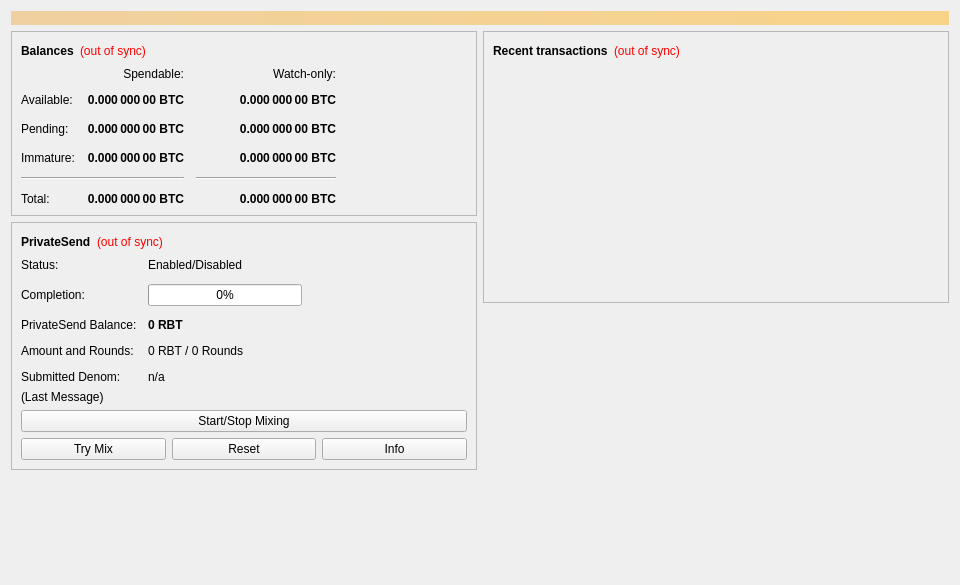
<?xml version="1.0" encoding="UTF-8"?>
<ui version="4.0">
 <class>OverviewPage</class>
 <widget class="QWidget" name="OverviewPage">
  <property name="geometry">
   <rect>
    <x>0</x>
    <y>0</y>
    <width>960</width>
    <height>585</height>
   </rect>
  </property>
  <property name="minimumSize">
   <size>
    <width>960</width>
    <height>0</height>
   </size>
  </property>
  <property name="windowTitle">
   <string>Form</string>
  </property>
  <layout class="QVBoxLayout" name="topLayout">
   <item>
    <widget class="QLabel" name="labelAlerts">
     <property name="visible">
      <bool>false</bool>
     </property>
     <property name="styleSheet">
      <string notr="true">background-color: qlineargradient(x1: 0, y1: 0, x2: 1, y2: 0, stop:0 #F0D0A0, stop:1 #F8D488); color:#000000;</string>
     </property>
     <property name="wordWrap">
      <bool>true</bool>
     </property>
     <property name="margin">
      <number>3</number>
     </property>
    </widget>
   </item>
   <item>
    <layout class="QHBoxLayout" name="horizontalLayout" stretch="1,1">
     <item>
      <layout class="QVBoxLayout" name="verticalLayout_2">
       <item>
        <widget class="QFrame" name="frame">
         <property name="frameShape">
          <enum>QFrame::StyledPanel</enum>
         </property>
         <property name="frameShadow">
          <enum>QFrame::Raised</enum>
         </property>
         <layout class="QVBoxLayout" name="verticalLayout_4">
          <item>
           <layout class="QHBoxLayout" name="horizontalLayout_4">
            <item>
             <widget class="QLabel" name="label_5">
              <property name="font">
               <font>
                <weight>75</weight>
                <bold>true</bold>
               </font>
              </property>
              <property name="text">
               <string>Balances</string>
              </property>
             </widget>
            </item>
            <item>
             <widget class="QLabel" name="labelWalletStatus">
              <property name="toolTip">
               <string>The displayed information may be out of date. Your wallet automatically synchronizes with the Rabbit network after a connection is established, but this process has not completed yet.</string>
              </property>
              <property name="styleSheet">
               <string notr="true">QLabel { color: red; }</string>
              </property>
              <property name="text">
               <string notr="true">(out of sync)</string>
              </property>
              <property name="alignment">
               <set>Qt::AlignLeading|Qt::AlignLeft|Qt::AlignVCenter</set>
              </property>
             </widget>
            </item>
            <item>
             <spacer name="horizontalSpacer_3">
              <property name="orientation">
               <enum>Qt::Horizontal</enum>
              </property>
              <property name="sizeHint" stdset="0">
               <size>
                <width>40</width>
                <height>20</height>
               </size>
              </property>
             </spacer>
            </item>
           </layout>
          </item>
          <item>
           <layout class="QGridLayout" name="gridLayout">
            <property name="spacing">
             <number>12</number>
            </property>
            <item row="2" column="2">
             <widget class="QLabel" name="labelWatchPending">
              <property name="font">
               <font>
                <weight>75</weight>
                <bold>true</bold>
               </font>
              </property>
              <property name="cursor">
               <cursorShape>IBeamCursor</cursorShape>
              </property>
              <property name="toolTip">
               <string>Unconfirmed transactions to watch-only addresses</string>
              </property>
              <property name="text">
               <string notr="true">0.000 000 00 BTC</string>
              </property>
              <property name="alignment">
               <set>Qt::AlignRight|Qt::AlignTrailing|Qt::AlignVCenter</set>
              </property>
              <property name="textInteractionFlags">
               <set>Qt::LinksAccessibleByMouse|Qt::TextSelectableByKeyboard|Qt::TextSelectableByMouse</set>
              </property>
             </widget>
            </item>
            <item row="2" column="1">
             <widget class="QLabel" name="labelUnconfirmed">
              <property name="font">
               <font>
                <weight>75</weight>
                <bold>true</bold>
               </font>
              </property>
              <property name="cursor">
               <cursorShape>IBeamCursor</cursorShape>
              </property>
              <property name="toolTip">
               <string>Total of transactions that have yet to be confirmed, and do not yet count toward the spendable balance</string>
              </property>
              <property name="text">
               <string notr="true">0.000 000 00 BTC</string>
              </property>
              <property name="alignment">
               <set>Qt::AlignRight|Qt::AlignTrailing|Qt::AlignVCenter</set>
              </property>
              <property name="textInteractionFlags">
               <set>Qt::LinksAccessibleByMouse|Qt::TextSelectableByKeyboard|Qt::TextSelectableByMouse</set>
              </property>
             </widget>
            </item>
            <item row="3" column="2">
             <widget class="QLabel" name="labelWatchImmature">
              <property name="font">
               <font>
                <weight>75</weight>
                <bold>true</bold>
               </font>
              </property>
              <property name="cursor">
               <cursorShape>IBeamCursor</cursorShape>
              </property>
              <property name="toolTip">
               <string>Mined balance in watch-only addresses that has not yet matured</string>
              </property>
              <property name="text">
               <string notr="true">0.000 000 00 BTC</string>
              </property>
              <property name="alignment">
               <set>Qt::AlignRight|Qt::AlignTrailing|Qt::AlignVCenter</set>
              </property>
              <property name="textInteractionFlags">
               <set>Qt::LinksAccessibleByMouse|Qt::TextSelectableByKeyboard|Qt::TextSelectableByMouse</set>
              </property>
             </widget>
            </item>
            <item row="4" column="0" colspan="2">
             <widget class="Line" name="lineSpendableBalance">
              <property name="orientation">
               <enum>Qt::Horizontal</enum>
              </property>
             </widget>
            </item>
            <item row="4" column="2">
             <widget class="Line" name="lineWatchBalance">
              <property name="sizePolicy">
               <sizepolicy hsizetype="Preferred" vsizetype="Fixed">
                <horstretch>0</horstretch>
                <verstretch>0</verstretch>
               </sizepolicy>
              </property>
              <property name="minimumSize">
               <size>
                <width>140</width>
                <height>0</height>
               </size>
              </property>
              <property name="orientation">
               <enum>Qt::Horizontal</enum>
              </property>
             </widget>
            </item>
            <item row="5" column="0">
             <widget class="QLabel" name="labelTotalText">
              <property name="text">
               <string>Total:</string>
              </property>
             </widget>
            </item>
            <item row="3" column="1">
             <widget class="QLabel" name="labelImmature">
              <property name="font">
               <font>
                <weight>75</weight>
                <bold>true</bold>
               </font>
              </property>
              <property name="cursor">
               <cursorShape>IBeamCursor</cursorShape>
              </property>
              <property name="toolTip">
               <string>Mined balance that has not yet matured</string>
              </property>
              <property name="text">
               <string notr="true">0.000 000 00 BTC</string>
              </property>
              <property name="alignment">
               <set>Qt::AlignRight|Qt::AlignTrailing|Qt::AlignVCenter</set>
              </property>
              <property name="textInteractionFlags">
               <set>Qt::LinksAccessibleByMouse|Qt::TextSelectableByKeyboard|Qt::TextSelectableByMouse</set>
              </property>
             </widget>
            </item>
            <item row="2" column="3">
             <spacer name="horizontalSpacer_2">
              <property name="orientation">
               <enum>Qt::Horizontal</enum>
              </property>
              <property name="sizeHint" stdset="0">
               <size>
                <width>40</width>
                <height>20</height>
               </size>
              </property>
             </spacer>
            </item>
            <item row="3" column="0">
             <widget class="QLabel" name="labelImmatureText">
              <property name="text">
               <string>Immature:</string>
              </property>
             </widget>
            </item>
            <item row="5" column="1">
             <widget class="QLabel" name="labelTotal">
              <property name="font">
               <font>
                <weight>75</weight>
                <bold>true</bold>
               </font>
              </property>
              <property name="cursor">
               <cursorShape>IBeamCursor</cursorShape>
              </property>
              <property name="toolTip">
               <string>Your current total balance</string>
              </property>
              <property name="text">
               <string notr="true">0.000 000 00 BTC</string>
              </property>
              <property name="alignment">
               <set>Qt::AlignRight|Qt::AlignTrailing|Qt::AlignVCenter</set>
              </property>
              <property name="textInteractionFlags">
               <set>Qt::LinksAccessibleByMouse|Qt::TextSelectableByKeyboard|Qt::TextSelectableByMouse</set>
              </property>
             </widget>
            </item>
            <item row="5" column="2">
             <widget class="QLabel" name="labelWatchTotal">
              <property name="font">
               <font>
                <weight>75</weight>
                <bold>true</bold>
               </font>
              </property>
              <property name="cursor">
               <cursorShape>IBeamCursor</cursorShape>
              </property>
              <property name="toolTip">
               <string>Current total balance in watch-only addresses</string>
              </property>
              <property name="text">
               <string notr="true">0.000 000 00 BTC</string>
              </property>
              <property name="alignment">
               <set>Qt::AlignRight|Qt::AlignTrailing|Qt::AlignVCenter</set>
              </property>
              <property name="textInteractionFlags">
               <set>Qt::LinksAccessibleByMouse|Qt::TextSelectableByKeyboard|Qt::TextSelectableByMouse</set>
              </property>
             </widget>
            </item>
            <item row="0" column="2">
             <widget class="QLabel" name="labelWatchonly">
              <property name="text">
               <string>Watch-only:</string>
              </property>
              <property name="alignment">
               <set>Qt::AlignRight|Qt::AlignTrailing|Qt::AlignVCenter</set>
              </property>
             </widget>
            </item>
            <item row="1" column="0">
             <widget class="QLabel" name="labelBalanceText">
              <property name="text">
               <string>Available:</string>
              </property>
             </widget>
            </item>
            <item row="1" column="1">
             <widget class="QLabel" name="labelBalance">
              <property name="font">
               <font>
                <weight>75</weight>
                <bold>true</bold>
               </font>
              </property>
              <property name="cursor">
               <cursorShape>IBeamCursor</cursorShape>
              </property>
              <property name="toolTip">
               <string>Your current spendable balance</string>
              </property>
              <property name="text">
               <string notr="true">0.000 000 00 BTC</string>
              </property>
              <property name="alignment">
               <set>Qt::AlignRight|Qt::AlignTrailing|Qt::AlignVCenter</set>
              </property>
              <property name="textInteractionFlags">
               <set>Qt::LinksAccessibleByMouse|Qt::TextSelectableByKeyboard|Qt::TextSelectableByMouse</set>
              </property>
             </widget>
            </item>
            <item row="1" column="2">
             <widget class="QLabel" name="labelWatchAvailable">
              <property name="font">
               <font>
                <weight>75</weight>
                <bold>true</bold>
               </font>
              </property>
              <property name="cursor">
               <cursorShape>IBeamCursor</cursorShape>
              </property>
              <property name="toolTip">
               <string>Your current balance in watch-only addresses</string>
              </property>
              <property name="text">
               <string notr="true">0.000 000 00 BTC</string>
              </property>
              <property name="alignment">
               <set>Qt::AlignRight|Qt::AlignTrailing|Qt::AlignVCenter</set>
              </property>
              <property name="textInteractionFlags">
               <set>Qt::LinksAccessibleByMouse|Qt::TextSelectableByKeyboard|Qt::TextSelectableByMouse</set>
              </property>
             </widget>
            </item>
            <item row="2" column="0">
             <widget class="QLabel" name="labelPendingText">
              <property name="text">
               <string>Pending:</string>
              </property>
             </widget>
            </item>
            <item row="0" column="1">
             <widget class="QLabel" name="labelSpendable">
              <property name="text">
               <string>Spendable:</string>
              </property>
              <property name="alignment">
               <set>Qt::AlignRight|Qt::AlignTrailing|Qt::AlignVCenter</set>
              </property>
             </widget>
            </item>
           </layout>
          </item>
         </layout>
        </widget>
       </item>
       <item>
        <widget class="QFrame" name="framePrivateSend">
         <property name="layoutDirection">
          <enum>Qt::LeftToRight</enum>
         </property>
         <property name="frameShape">
          <enum>QFrame::StyledPanel</enum>
         </property>
         <property name="frameShadow">
          <enum>QFrame::Raised</enum>
         </property>
         <layout class="QVBoxLayout" name="VerticalLayout_PS1">
          <item>
           <layout class="QHBoxLayout" name="horizontalLayout_5">
            <item>
             <widget class="QLabel" name="labelPrivateSendHeader">
              <property name="font">
               <font>
                <weight>75</weight>
                <bold>true</bold>
               </font>
              </property>
              <property name="text">
               <string>PrivateSend</string>
              </property>
             </widget>
            </item>
            <item>
             <widget class="QLabel" name="labelPrivateSendSyncStatus">
              <property name="toolTip">
               <string>The displayed information may be out of date. Your wallet automatically synchronizes with the Rabbit network after a connection is established, but this process has not completed yet.</string>
              </property>
              <property name="styleSheet">
               <string notr="true">QLabel { color: red; }</string>
              </property>
              <property name="text">
               <string notr="true">(out of sync)</string>
              </property>
              <property name="alignment">
               <set>Qt::AlignLeading|Qt::AlignLeft|Qt::AlignVCenter</set>
              </property>
             </widget>
            </item>
            <item>
             <spacer name="horizontalSpacer_4">
              <property name="orientation">
               <enum>Qt::Horizontal</enum>
              </property>
              <property name="sizeHint" stdset="0">
               <size>
                <width>40</width>
                <height>20</height>
               </size>
              </property>
             </spacer>
            </item>
           </layout>
          </item>
          <item>
           <layout class="QFormLayout" name="privateSendFormLayout">
            <property name="fieldGrowthPolicy">
             <enum>QFormLayout::AllNonFixedFieldsGrow</enum>
            </property>
            <property name="horizontalSpacing">
             <number>11</number>
            </property>
            <property name="verticalSpacing">
             <number>12</number>
            </property>
            <item row="0" column="0">
             <widget class="QLabel" name="labelPrivateSendEnabledText">
              <property name="text">
               <string>Status:</string>
              </property>
             </widget>
            </item>
            <item row="0" column="1">
             <widget class="QLabel" name="labelPrivateSendEnabled">
              <property name="text">
               <string>Enabled/Disabled</string>
              </property>
             </widget>
            </item>
            <item row="1" column="0">
             <widget class="QLabel" name="labelCompletitionText">
              <property name="text">
               <string>Completion:</string>
              </property>
             </widget>
            </item>
            <item row="1" column="1">
             <widget class="QProgressBar" name="privateSendProgress">
              <property name="maximumSize">
               <size>
                <width>154</width>
                <height>16777215</height>
               </size>
              </property>
              <property name="value">
               <number>0</number>
              </property>
             </widget>
            </item>
            <item row="2" column="0">
             <widget class="QLabel" name="labelAnonymizedText">
              <property name="text">
               <string>PrivateSend Balance:</string>
              </property>
             </widget>
            </item>
            <item row="2" column="1">
             <widget class="QLabel" name="labelAnonymized">
              <property name="font">
               <font>
                <weight>75</weight>
                <bold>true</bold>
               </font>
              </property>
              <property name="text">
               <string notr="true">0 RBT</string>
              </property>
             </widget>
            </item>
            <item row="3" column="0">
             <widget class="QLabel" name="labelAmountAndRoundsText">
              <property name="text">
               <string>Amount and Rounds:</string>
              </property>
             </widget>
            </item>
            <item row="3" column="1">
             <widget class="QLabel" name="labelAmountRounds">
              <property name="text">
               <string>0 RBT / 0 Rounds</string>
              </property>
             </widget>
            </item>
            <item row="4" column="0">
             <widget class="QLabel" name="labelSubmittedDenomText">
              <property name="text">
               <string>Submitted Denom:</string>
              </property>
             </widget>
            </item>
            <item row="4" column="1">
             <widget class="QLabel" name="labelSubmittedDenom">
              <property name="toolTip">
               <string>The denominations you submitted to the Masternode.&lt;br&gt;To mix, other users must submit the exact same denominations.</string>
              </property>
              <property name="text">
               <string>n/a</string>
              </property>
             </widget>
            </item>
           </layout>
          </item>
          <item>
           <layout class="QVBoxLayout" name="VerticalLayout_PS">
            <item>
             <widget class="QLabel" name="labelPrivateSendLastMessage">
              <property name="text">
               <string>(Last Message)</string>
              </property>
              <property name="alignment">
               <set>Qt::AlignLeading|Qt::AlignLeft|Qt::AlignTop</set>
              </property>
              <property name="wordWrap">
               <bool>true</bool>
              </property>
             </widget>
            </item>
            <item>
             <widget class="QPushButton" name="togglePrivateSend">
              <property name="sizePolicy">
               <sizepolicy hsizetype="MinimumExpanding" vsizetype="Fixed">
                <horstretch>0</horstretch>
                <verstretch>0</verstretch>
               </sizepolicy>
              </property>
              <property name="text">
               <string>Start/Stop Mixing</string>
              </property>
             </widget>
            </item>
            <item>
             <layout class="QHBoxLayout" name="horizontalLayout_debugbuttons">
              <item>
               <widget class="QPushButton" name="privateSendAuto">
                <property name="sizePolicy">
                 <sizepolicy hsizetype="MinimumExpanding" vsizetype="Fixed">
                  <horstretch>0</horstretch>
                  <verstretch>0</verstretch>
                 </sizepolicy>
                </property>
                <property name="toolTip">
                 <string>Try to manually submit a PrivateSend request.</string>
                </property>
                <property name="text">
                 <string>Try Mix</string>
                </property>
               </widget>
              </item>
              <item>
               <widget class="QPushButton" name="privateSendReset">
                <property name="sizePolicy">
                 <sizepolicy hsizetype="MinimumExpanding" vsizetype="Fixed">
                  <horstretch>0</horstretch>
                  <verstretch>0</verstretch>
                 </sizepolicy>
                </property>
                <property name="toolTip">
                 <string>Reset the current status of PrivateSend (can interrupt PrivateSend if it's in the process of Mixing, which can cost you money!)</string>
                </property>
                <property name="autoFillBackground">
                 <bool>false</bool>
                </property>
                <property name="text">
                 <string>Reset</string>
                </property>
               </widget>
              </item>
              <item>
               <widget class="QPushButton" name="privateSendInfo">
                <property name="sizePolicy">
                 <sizepolicy hsizetype="MinimumExpanding" vsizetype="Fixed">
                  <horstretch>0</horstretch>
                  <verstretch>0</verstretch>
                 </sizepolicy>
                </property>
                <property name="toolTip">
                 <string>Information about PrivateSend and Mixing</string>
                </property>
                <property name="text">
                 <string>Info</string>
                </property>
               </widget>
              </item>
             </layout>
            </item>
           </layout>
          </item>
         </layout>
        </widget>
       </item>
       <item>
        <spacer name="verticalSpacer">
         <property name="orientation">
          <enum>Qt::Vertical</enum>
         </property>
         <property name="sizeHint" stdset="0">
          <size>
           <width>20</width>
           <height>40</height>
          </size>
         </property>
        </spacer>
       </item>
      </layout>
     </item>
     <item>
      <layout class="QVBoxLayout" name="verticalLayout_3">
       <item>
        <widget class="QFrame" name="frame_2">
         <property name="frameShape">
          <enum>QFrame::StyledPanel</enum>
         </property>
         <property name="frameShadow">
          <enum>QFrame::Raised</enum>
         </property>
         <layout class="QVBoxLayout" name="verticalLayout">
          <item>
           <layout class="QHBoxLayout" name="horizontalLayout_2">
            <item>
             <widget class="QLabel" name="label_4">
              <property name="font">
               <font>
                <weight>75</weight>
                <bold>true</bold>
               </font>
              </property>
              <property name="text">
               <string>Recent transactions</string>
              </property>
             </widget>
            </item>
            <item>
             <widget class="QLabel" name="labelTransactionsStatus">
              <property name="toolTip">
               <string>The displayed information may be out of date. Your wallet automatically synchronizes with the Rabbit network after a connection is established, but this process has not completed yet.</string>
              </property>
              <property name="styleSheet">
               <string notr="true">QLabel { color: red; }</string>
              </property>
              <property name="text">
               <string notr="true">(out of sync)</string>
              </property>
              <property name="alignment">
               <set>Qt::AlignLeading|Qt::AlignLeft|Qt::AlignVCenter</set>
              </property>
             </widget>
            </item>
            <item>
             <spacer name="horizontalSpacer">
              <property name="orientation">
               <enum>Qt::Horizontal</enum>
              </property>
              <property name="sizeHint" stdset="0">
               <size>
                <width>40</width>
                <height>20</height>
               </size>
              </property>
             </spacer>
            </item>
           </layout>
          </item>
          <item>
           <widget class="QListView" name="listTransactions">
            <property name="styleSheet">
             <string notr="true">QListView { background: transparent; }</string>
            </property>
            <property name="frameShape">
             <enum>QFrame::NoFrame</enum>
            </property>
            <property name="verticalScrollBarPolicy">
             <enum>Qt::ScrollBarAlwaysOff</enum>
            </property>
            <property name="horizontalScrollBarPolicy">
             <enum>Qt::ScrollBarAlwaysOff</enum>
            </property>
            <property name="selectionMode">
             <enum>QAbstractItemView::NoSelection</enum>
            </property>
           </widget>
          </item>
         </layout>
        </widget>
       </item>
       <item>
        <spacer name="verticalSpacer_2">
         <property name="orientation">
          <enum>Qt::Vertical</enum>
         </property>
         <property name="sizeHint" stdset="0">
          <size>
           <width>20</width>
           <height>40</height>
          </size>
         </property>
        </spacer>
       </item>
      </layout>
     </item>
    </layout>
   </item>
  </layout>
 </widget>
 <resources/>
 <connections/>
</ui>
